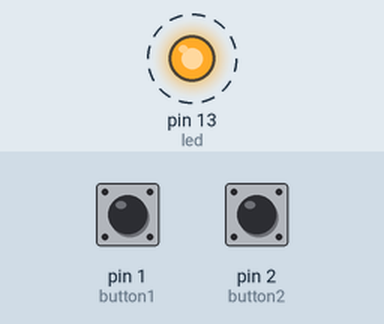
Bench run of a program on a simulated Teensy 3. On the bench: output pins drawn as LEDs (lit = HIGH). Dashed ring = blinking. Inputs (shaded band) come from the test bench; at power-on: pin 1 (button1) HIGH, pin 2 (button2) HIGH. MIDI output is not drawn; what the program prints to the serial monitor is not drawn.

Above: at 10.12 s.
Timing chart, 0 to 13.0 s (numbered marks = the images above):
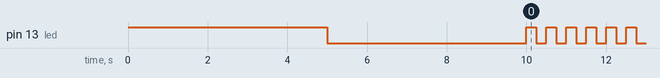

The program:

main.cpp
```cpp
#include <Arduino.h>
#include <Bounce.h>  // Bounce library makes button change detection easy
const int channel = 1;

const int oscillateNote = 0; // 0 for off, 1 for on
const int oscillateControl = 1;

const int led = LED_BUILTIN;
int ledState = LOW;
unsigned long previousMillis = 0;
unsigned long previousControlMillis = 0;

const long interval = 250;

const long controlInterval = 50;
const int control = 10;
int controlState = 1;
int controlValue = 63;

Bounce button1 = Bounce(1, 5);  // 5 = 5 ms debounce time
Bounce button2 = Bounce(2, 5);  // 5 = 5 ms debounce time

void setup() {
  pinMode(1, INPUT_PULLUP);
  pinMode(2, INPUT_PULLUP);
  pinMode(led, OUTPUT);
  usbMIDI.begin();

  Serial.begin(9600);
  digitalWrite(led, HIGH);
  delay(5000);
  digitalWrite(led, LOW);
  Serial.println("Stompy Online");
  delay(5000);
}

void loop() {

  unsigned long currentMillis = millis();

  if (currentMillis - previousMillis >= interval) {
    // save the last time you blinked the LED
    previousMillis = currentMillis;

    // if the LED is off turn it on and vice-versa:
    if (ledState == LOW) {
      ledState = HIGH;
      if (oscillateNote == 1) {
        usbMIDI.sendNoteOn(60, 99, channel);
      }
    } else {
      ledState = LOW;
      if (oscillateNote == 1) {
        usbMIDI.sendNoteOff(60, 99, channel);
      }
    }

    // set the LED with the ledState of the variable:
    digitalWrite(led, ledState);
  }

  if (currentMillis - previousControlMillis >= controlInterval) {
    previousControlMillis = currentMillis;

    if (controlValue == 0) {
      controlState = 1;
    } else if (controlValue == 127) {
      controlState = -1;
    }
    controlValue += controlState;
    usbMIDI.sendControlChange(control, controlValue, channel);
    Serial.println(controlValue);
  }


  button1.update();
  button2.update();

  if (button1.fallingEdge()) {
    usbMIDI.sendNoteOn(60, 99, channel);  // 60 = C4
  }
  if (button2.fallingEdge()) {
    usbMIDI.sendNoteOn(67, 99, channel);  // 67 = C?
  }

  if (button1.risingEdge()) {
    usbMIDI.sendNoteOff(60, 0, channel);  // 60 = C4
  }
    if (button2.risingEdge()) {
    usbMIDI.sendNoteOff(67, 99, channel);  // 67 = C?
  }

  // MIDI Controllers should discard incoming MIDI messages.
  // http://forum.pjrc.com/threads/24179-Teensy-3-Ableton-Analog-CC-causes-midi-crash
  while (usbMIDI.read()) {
    // ignore incoming messages
  }

}
```

Measured:
- by itself, pin 13 (led): repeats every 0.50 s: HIGH 0.25 s, LOW 0.25 s
